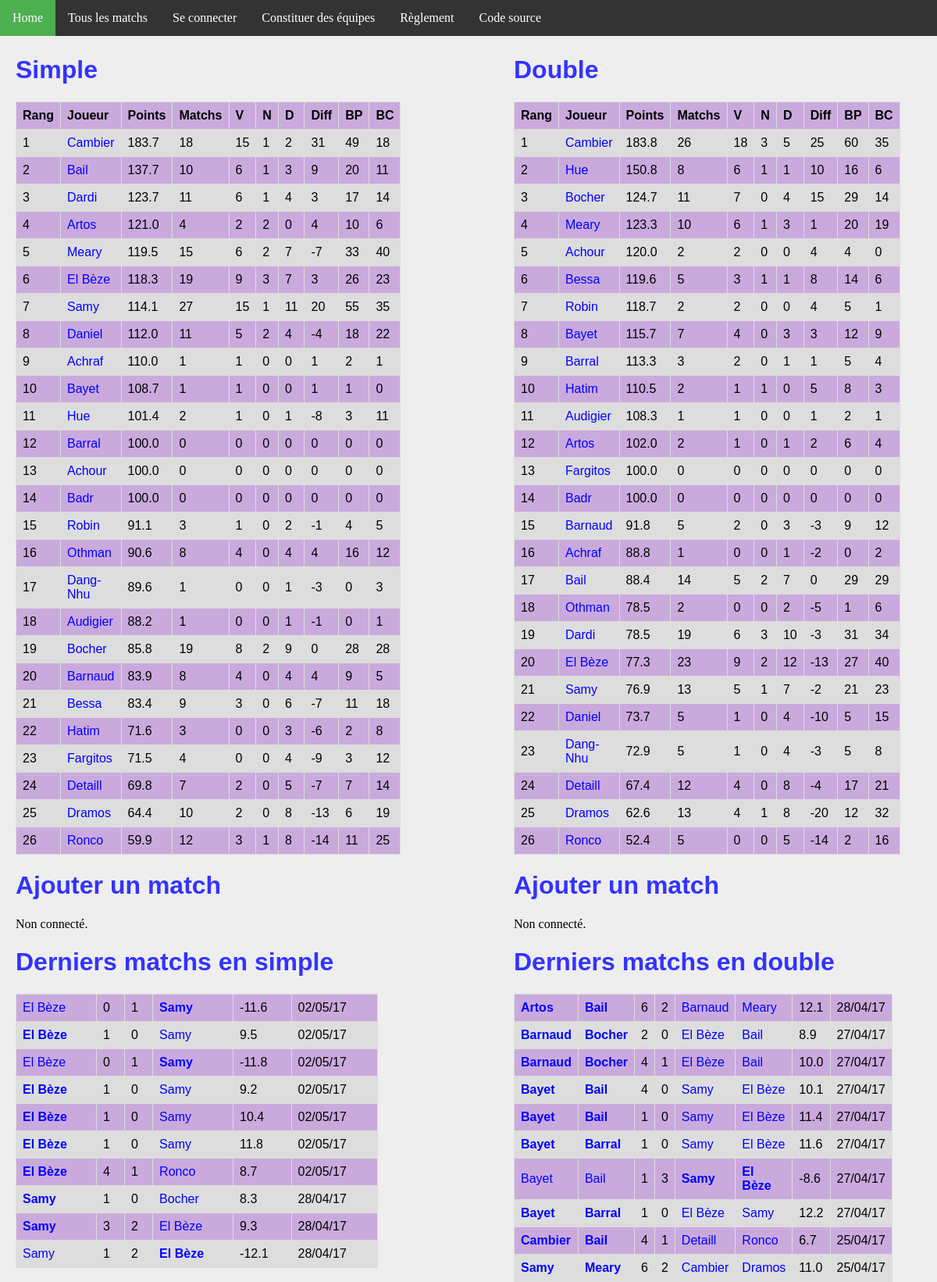
Before: / with the older database file.
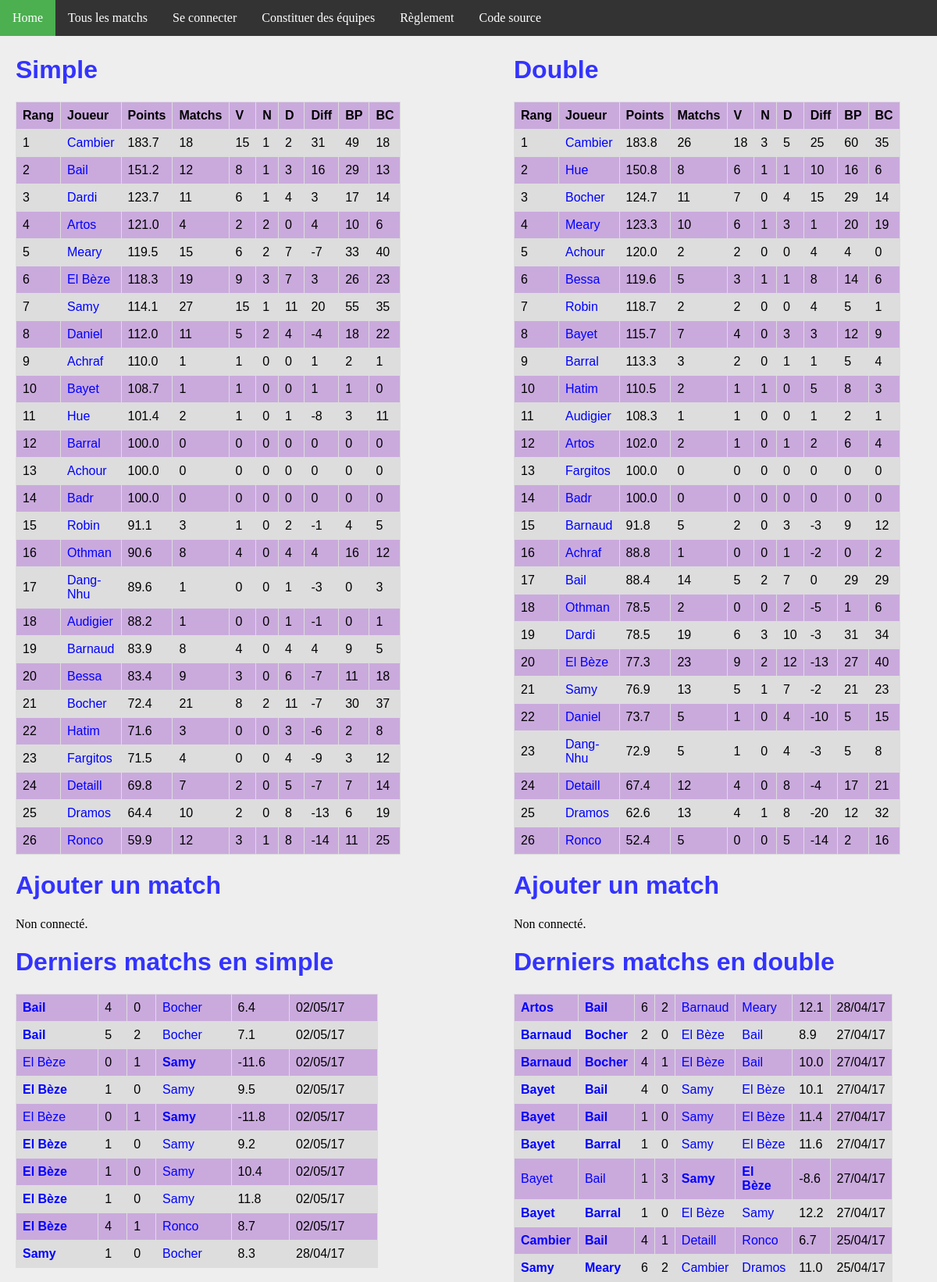
After: the same page with the newer database file.
### ranking/models.py (models this page shows, shortened)
class Joueur(models.Model):
    user = models.OneToOneField(User, on_delete=models.CASCADE)
    pseudo = models.CharField(max_length = 50, default="Pax lambda")
    simple_score = models.FloatField(default=100)
    simple_rang = models.IntegerField(default=0)
    simple_victoires = models.IntegerField(default=0)
    simple_nuls = models.IntegerField(default=0)
    simple_defaites = models.IntegerField(default=0)
    simple_buts_pour = models.IntegerField(default=0)
    simple_buts_contre = models.IntegerField(default=0)
    double_score = models.FloatField(default=100)
    double_rang = models.IntegerField(default=0)
    double_victoires = models.IntegerField(default=0)
    double_nuls = models.IntegerField(default=0)
    double_defaites = models.IntegerField(default=0)
    double_buts_pour = models.IntegerField(default=0)
    double_buts_contre = models.IntegerField(default=0)
    @property
    def simple_matchs(self):
        return self.simple_nuls + self.simple_victoires + self.simple_defaites
    @property
    def double_matchs(self):
        return self.double_nuls + self.double_victoires + self.double_defaites
    @property
    def simple_diff(self):
        return self.simple_buts_pour - self.simple_buts_contre
    @property
    def double_diff(self):
        return self.double_buts_pour - self.double_buts_contre

class MatchSimple(models.Model):
    domicile = models.ForeignKey('Joueur', related_name = 'dom')
    exterieur = models.ForeignKey('Joueur', related_name = 'exte')
    date = models.DateTimeField(auto_now_add=True)
    buts_domicile = models.IntegerField(default=0)
    buts_exterieur = models.IntegerField(default=0)
    points = models.FloatField(default=0)
    @property
    def winner(self):
        if self.buts_domicile > self.buts_exterieur:
            return 1.
        elif self.buts_domicile < self.buts_exterieur:
            return 0.
        else:
            return 0.5

class MatchDouble(models.Model):
    domicile_1 = models.ForeignKey('Joueur', related_name = 'dom1')
    domicile_2 = models.ForeignKey('Joueur', related_name = 'dom2')
    exterieur_1 = models.ForeignKey('Joueur', related_name = 'exte1')
    exterieur_2 = models.ForeignKey('Joueur', related_name = 'exte2')
    date = models.DateTimeField(auto_now_add=True)
    buts_domicile = models.IntegerField(default=0)
    buts_exterieur = models.IntegerField(default=0)
    points = models.FloatField(default=0)
    @property
    def winner(self):
        if self.buts_domicile > self.buts_exterieur:
            return 1.
        elif self.buts_domicile < self.buts_exterieur:
            return 0.
        else:
            return 0.5

### ranking/views.py (the view)
# urls.py: url(r'^$', views.index, name='index'),
def index(request):
    n_matchs = 10
    context = {
        'simple_ranking': Joueur.objects.order_by('simple_rang').all(),
        'double_ranking': Joueur.objects.order_by('double_rang').all(),
        'simple_matchs': MatchSimple.objects.order_by('-date').all()[:n_matchs],
        'double_matchs': MatchDouble.objects.order_by('-date').all()[:n_matchs],
    }
    return render(request, 'index.html', context)

### ranking/templatetags/app_filter.py (called while the page is built)
@register.filter(name='decimal')
def decimal(x):
    return '{0:.1f}'.format(x)

### ranking/templates/index.html (shortened to what the changed rows need)
{% extends 'base.html' %}
{% block body %}
{% load app_filter %}
<div id="column1" style="float:left; margin:0; width:40%;">
    <h1>Simple</h1>
    <table>
        <tr>
            <th>Rang</th>
            <th>Joueur</th>
            <th>Points</th>
            <th>Matchs</th>
            <th>V</th>
            <th>N</th>
            <th>D</th>
            <th>Diff</th>
            <th>BP</th>
            <th>BC</th>
        </tr>
        {% for j in simple_ranking %}
        <tr>
            <td>{{ j.simple_rang }}</td>
            <td><a class='joueur' href="{% url 'joueur' j.id %}">{{j.pseudo}}</a></td>
            <td>{{j.simple_score|decimal}}</td>
            <td>{{j.simple_matchs}}</td>
            <td>{{j.simple_victoires}}</td>
            <td>{{j.simple_nuls}}</td>
            <td>{{j.simple_defaites}}</td>
            <td>{{j.simple_diff}}</td>
            <td>{{j.simple_buts_pour}}</td>
            <td>{{j.simple_buts_contre}}</td>
        </tr>
        {% endfor %}
    </table>
    <h1>Ajouter un match</h1>
    <h1>Derniers matchs en simple</h1>
    <table>
        {% for m in simple_matchs %}
        <tr>
            <td {% if m.winner == 1 %} style='font-weight:bold'{% endif %} >
                <a class="joueur" href="{% url 'joueur' m.domicile.id %}">{{m.domicile.pseudo}}</a>
            </td>
            <td>{{m.buts_domicile}}</td>
            <td>{{m.buts_exterieur}}</td>
            <td {% if m.winner == 0 %} style='font-weight:bold'{% endif %} >
                <a class='joueur' href="{% url 'joueur' m.exterieur.id %}">{{m.exterieur.pseudo}}</a>
            </td>
            <td>{{m.points|decimal}}</td>
            <td>{{m.date | date:'d/m/y'}}</td>
        </tr>
        {% endfor %}
    </table>
</div>
<div id="column2" style="float:left; margin-left:15%;width:40%;">
<h1>Double</h1>
<table>
    <tr>
        <th>Rang</th>
        <th>Joueur</th>
        <th>Points</th>
        <th>Matchs</th>
        <th>V</th>
        <th>N</th>
        <th>D</th>
        <th>Diff</th>
        <th>BP</th>
        <th>BC</th>
    </tr>
    {% for j in double_ranking %}
    <tr>
        <td>{{ j.double_rang }}</td>
        <td><a class='joueur' href="{% url 'joueur' j.id %}">{{j.pseudo}}</a></td>
        <td>{{j.double_score|decimal}}</td>
        <td>{{j.double_matchs}}</td>
        <td>{{j.double_victoires}}</td>
        <td>{{j.double_nuls}}</td>
        <td>{{j.double_defaites}}</td>
        <td>{{j.double_diff}}</td>
        <td>{{j.double_buts_pour}}</td>
        <td>{{j.double_buts_contre}}</td>
    </tr>
    {% endfor %}
    </table>
    <h1>Ajouter un match</h1>
    <h1>Derniers matchs en double</h1>
    <table>
        {% for m in double_matchs %}
        <tr>
            <td {% if m.winner == 1 %} style='font-weight:bold'{% endif %} >
                <a class="joueur" href="{% url 'joueur' m.domicile_1.id %}">{{m.domicile_1.pseudo}}</a>
            </td>
            <td {% if m.winner == 1 %} style='font-weight:bold'{% endif %} >
                <a class="joueur" href="{% url 'joueur' m.domicile_2.id %}">{{m.domicile_2.pseudo}}</a>
            </td>
            <td>{{m.buts_domicile}}</td>
            <td>{{m.buts_exterieur}}</td>
            <td {% if m.winner == 0 %} style='font-weight:bold'{% endif %} >
                <a class='joueur' href="{% url 'joueur' m.exterieur_1.id %}">{{m.exterieur_1.pseudo}}</a>
            </td>
            <td {% if m.winner == 0 %} style='font-weight:bold'{% endif %} >
                <a class='joueur' href="{% url 'joueur' m.exterieur_2.id %}">{{m.exterieur_2.pseudo}}</a>
            </td>
            <td>{{m.points|decimal}}</td>
            <td>{{m.date | date:'d/m/y'}}</td>
        </tr>
        {% endfor %}
    </table>
    </div>
{% endblock %}

Changed rows visible on the page:
no longer on this page (row unchanged): MatchSimple: domicile.pseudo "Samy", buts_domicile "3", buts_exterieur "2", exterieur.pseudo "El Bèze", points|decimal "9.3", date "28/04/17"
no longer on this page (row unchanged): MatchSimple: domicile.pseudo "Samy", buts_domicile "1", buts_exterieur "2", exterieur.pseudo "El Bèze", points|decimal "-12.1", date "28/04/17"
changed Joueur "Bail": simple_score|decimal "137.7" → "151.2"; simple_matchs "10" → "12"; simple_victoires "6" → "8"; simple_diff "9" → "16"; simple_buts_pour "20" → "29"; simple_buts_contre "11" → "13"
changed Joueur "Barnaud": simple_rang "20" → "19"
changed Joueur "Bessa": simple_rang "21" → "20"
changed Joueur "Bocher": simple_rang "19" → "21"; simple_score|decimal "85.8" → "72.4"; simple_matchs "19" → "21"; simple_defaites "9" → "11"; simple_diff "0" → "-7"; simple_buts_pour "28" → "30"; simple_buts_contre "28" → "37"; moves down the list
added MatchSimple: domicile.pseudo "Bail", buts_domicile "4", buts_exterieur "0", exterieur.pseudo "Bocher", points|decimal "6.4", date "02/05/17"
added MatchSimple: domicile.pseudo "Bail", buts_domicile "5", buts_exterieur "2", exterieur.pseudo "Bocher", points|decimal "7.1", date "02/05/17"
